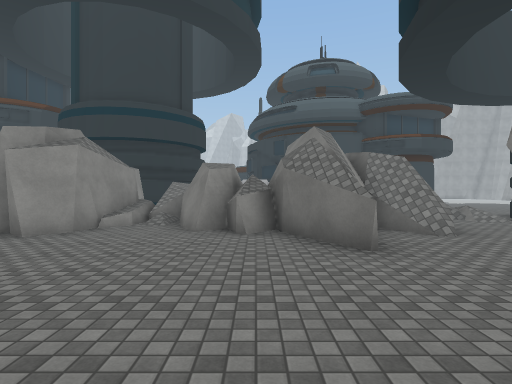
View 1 (above)

15 first-person views from a walk through a scene from a Unity 3-D project. The camera is 1.5 m above the floor, looks level and sees 80° across. The floor is counted in squares, 2 m on a side. Each view is taken from the middle of a square. On the plan, view 1 faces up. The plan holds only what a view shows up to about 10 squares ahead; the rest is blank. The place goes on beyond the plan. The player is left out. Some surface patterns are stand-ins.

View 2
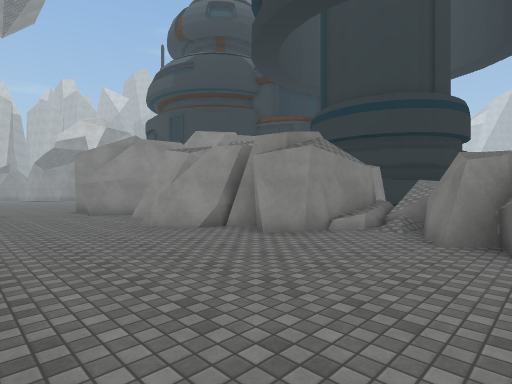

View 3
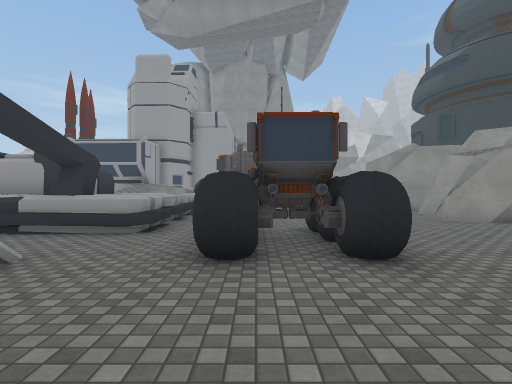

View 4
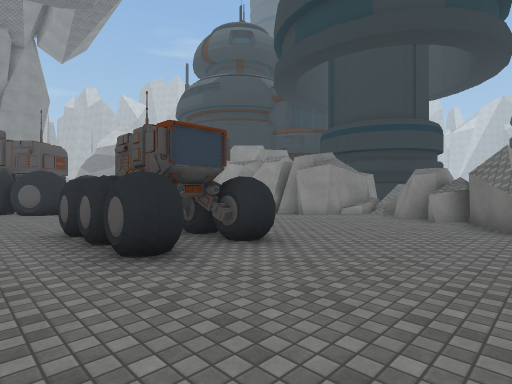

View 5
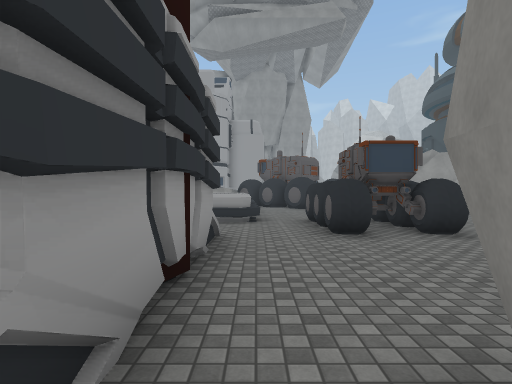

View 6
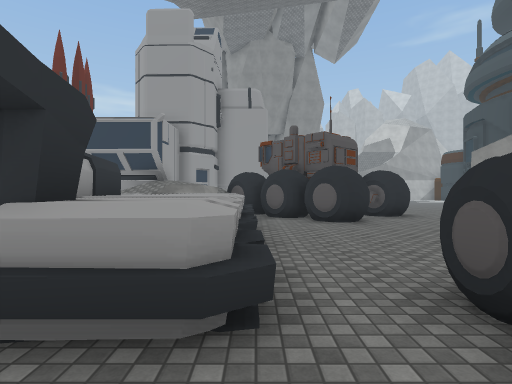

View 7
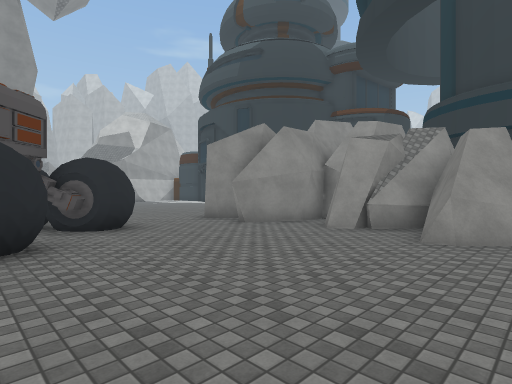

View 8
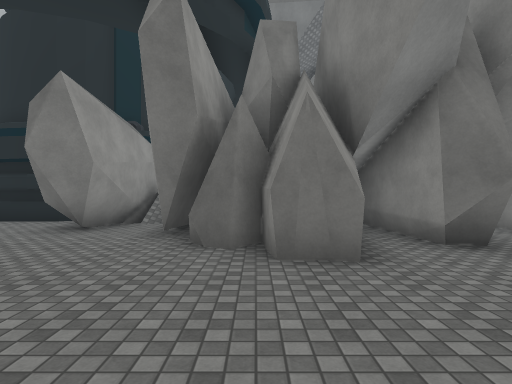

View 9
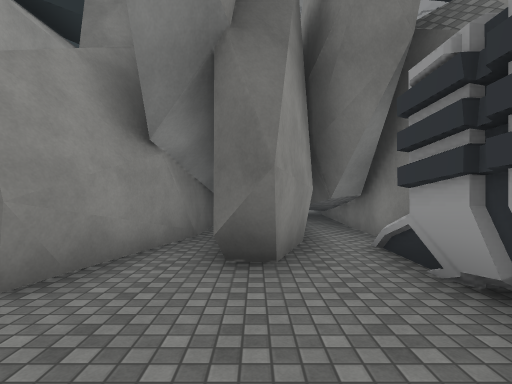

View 10
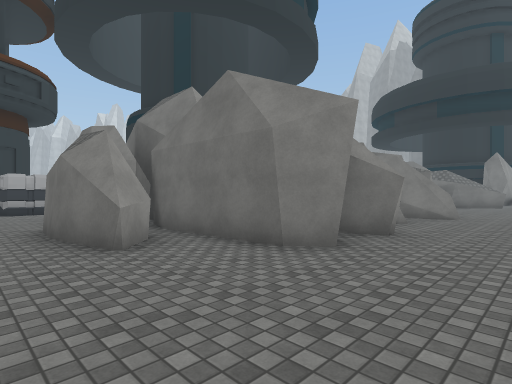

View 11
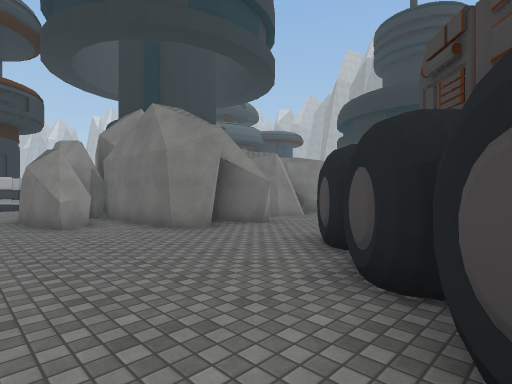

View 12
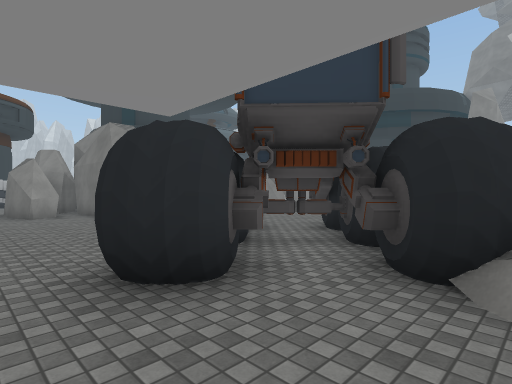

View 13
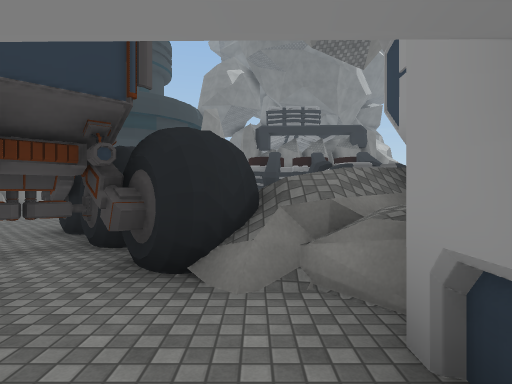

View 14
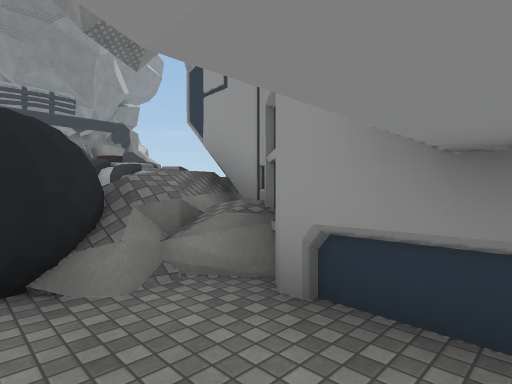

View 15
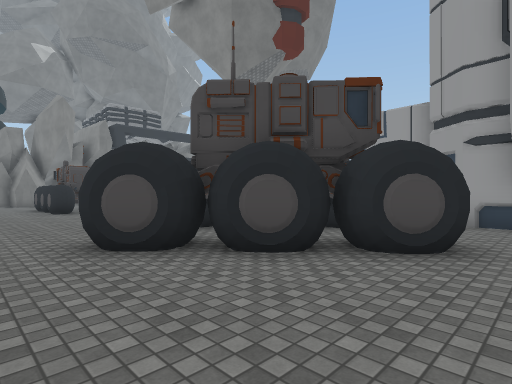

### Floor plan
Key: @ floor where view 1 was taken; # wall or solid block; . main floor; : floor 1.25 m higher than the main floor; + floor 1.5 m higher than the main floor; / step, stairs or slope; = window, fence, low wall or low ledge; T thing the floor can be seen under or through; O other object.
Columns run from 16 left of view 1 to 9 right of it. Each row starts with its distance up from view 1.
 14  ##
 13  ..
 12  ..
 11  .          #
 10  .          #
  9  .##         ##      =/
  8  ###         ### ##= ./O
  7 .###  #  #  ##.##### ..#
  6 .#.## #######..#####...#
  5 ....###.#.#......#...# #
  4 ....##....#......#...####
  3 .....................#  #
  2 ....................##  #
  1 ....TT.............##
  0 ..##TTT.....OOOO@..#####
 -1 .###TTT.....OOOO.....###
 -2 .### #.............#####
 -3 ...# #====.==........###
 -4 ...#     ::#=../##########
 -5 ####    +:: #..
 -6    #   OOOOO=

Positions as (right, up) in squares from view 1, and headings:
1: (0, 0), facing up
2: (0, 1), facing up-left
3: (2, -1), facing left
4: (2, -3), facing up-left
5: (4, -3), facing left
6: (-2, -3), facing left
7: (-5, -1), facing up-left
8: (-1, 1), facing right
9: (0, -2), facing right
10: (-16, 2), facing up-right
11: (-16, -1), facing up-right
12: (-16, -4), facing up-right
13: (-16, -4), facing right
14: (-16, -3), facing down-right
15: (-16, 3), facing down-right
